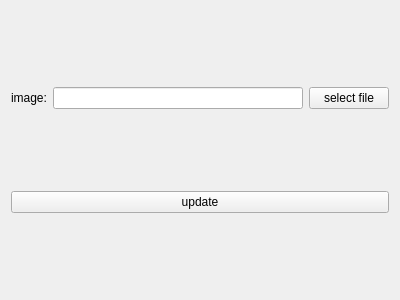
<?xml version="1.0" encoding="UTF-8"?>
<ui version="4.0">
 <class>UpdaterWidget</class>
 <widget class="QWidget" name="UpdaterWidget">
  <property name="geometry">
   <rect>
    <x>0</x>
    <y>0</y>
    <width>400</width>
    <height>300</height>
   </rect>
  </property>
  <property name="windowTitle">
   <string>UpdaterWidget</string>
  </property>
  <layout class="QVBoxLayout" name="verticalLayout_4">
   <item>
    <layout class="QHBoxLayout" name="horizontalLayout">
     <item>
      <widget class="QLabel" name="label">
       <property name="text">
        <string>image:</string>
       </property>
      </widget>
     </item>
     <item>
      <widget class="QLineEdit" name="m_fileLineEdit"/>
     </item>
     <item>
      <widget class="QPushButton" name="m_selectFilePushButton">
       <property name="text">
        <string>select file</string>
       </property>
      </widget>
     </item>
    </layout>
   </item>
   <item>
    <widget class="QPushButton" name="m_updatePushButton">
     <property name="text">
      <string>update</string>
     </property>
    </widget>
   </item>
  </layout>
 </widget>
 <layoutdefault spacing="6" margin="11"/>
 <resources/>
 <connections/>
</ui>
